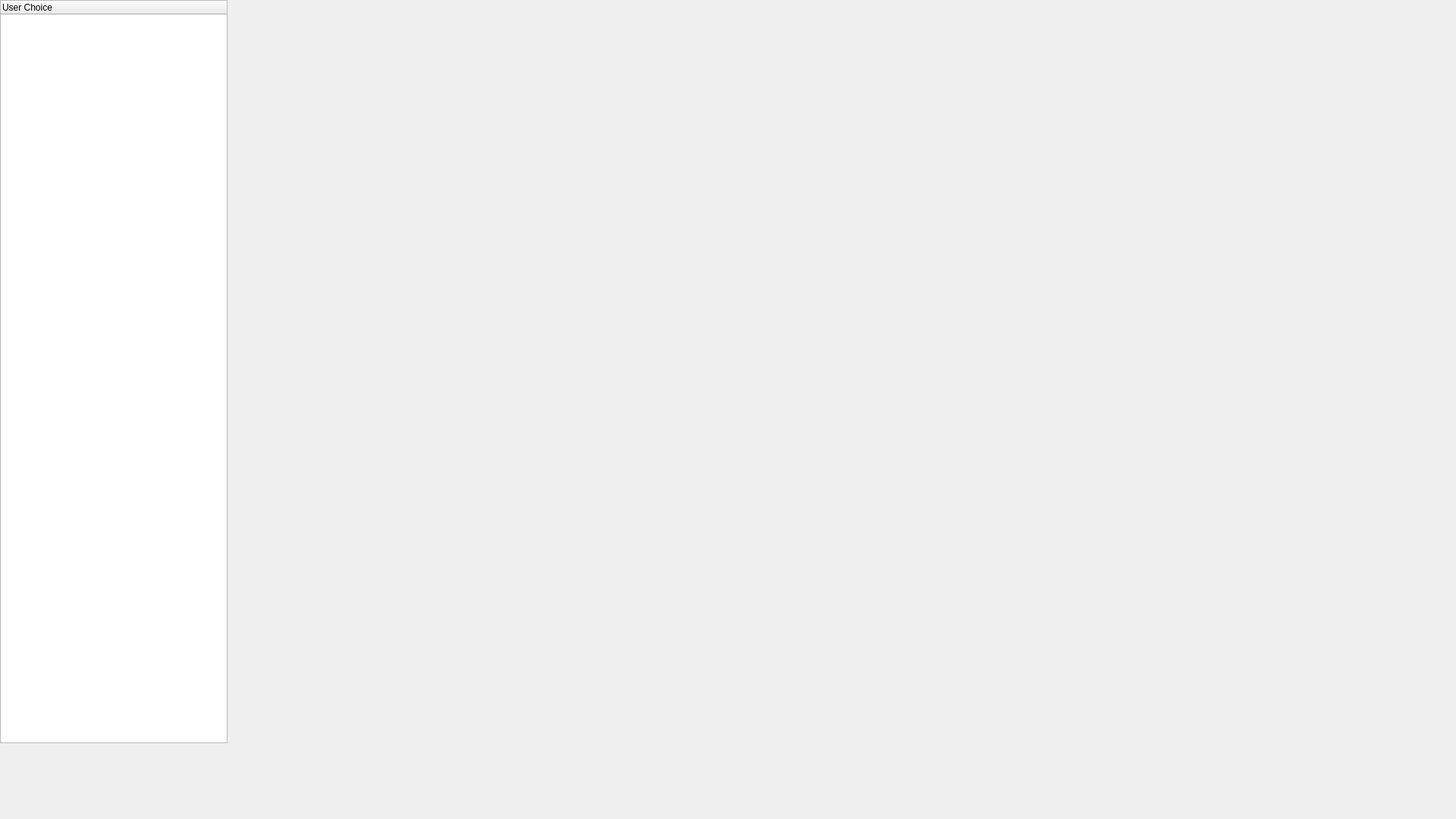
<?xml version="1.0" encoding="UTF-8"?>
<ui version="4.0">
 <class>userchoice</class>
 <widget class="QDialog" name="userchoice">
  <property name="geometry">
   <rect>
    <x>0</x>
    <y>0</y>
    <width>1920</width>
    <height>1080</height>
   </rect>
  </property>
  <property name="sizePolicy">
   <sizepolicy hsizetype="Expanding" vsizetype="Expanding">
    <horstretch>0</horstretch>
    <verstretch>0</verstretch>
   </sizepolicy>
  </property>
  <property name="minimumSize">
   <size>
    <width>300</width>
    <height>300</height>
   </size>
  </property>
  <property name="maximumSize">
   <size>
    <width>1920</width>
    <height>1080</height>
   </size>
  </property>
  <property name="windowTitle">
   <string>Dialog</string>
  </property>
  <property name="styleSheet">
   <string notr="true">background: qlineargradient(spread:pad, x1:0, y1:0, x2:1, y2:1,
                            stop:0 #e3f2fd, stop:1 #bbdefb);
</string>
  </property>
  <widget class="QWidget" name="layoutWidget">
   <property name="geometry">
    <rect>
     <x>0</x>
     <y>0</y>
     <width>1871</width>
     <height>981</height>
    </rect>
   </property>
   <layout class="QHBoxLayout" name="horizontalLayout_2">
    <item>
     <widget class="QTreeWidget" name="treeWidgetchoice">
      <property name="minimumSize">
       <size>
        <width>300</width>
        <height>300</height>
       </size>
      </property>
      <property name="maximumSize">
       <size>
        <width>200</width>
        <height>980</height>
       </size>
      </property>
      <column>
       <property name="text">
        <string>User Choice</string>
       </property>
      </column>
     </widget>
    </item>
    <item>
     <widget class="QStackedWidget" name="stackedWidget_form">
      <property name="minimumSize">
       <size>
        <width>300</width>
        <height>300</height>
       </size>
      </property>
      <property name="maximumSize">
       <size>
        <width>1700</width>
        <height>980</height>
       </size>
      </property>
      <widget class="QWidget" name="page"/>
      <widget class="QWidget" name="page_2"/>
     </widget>
    </item>
   </layout>
  </widget>
 </widget>
 <resources/>
 <connections/>
</ui>
